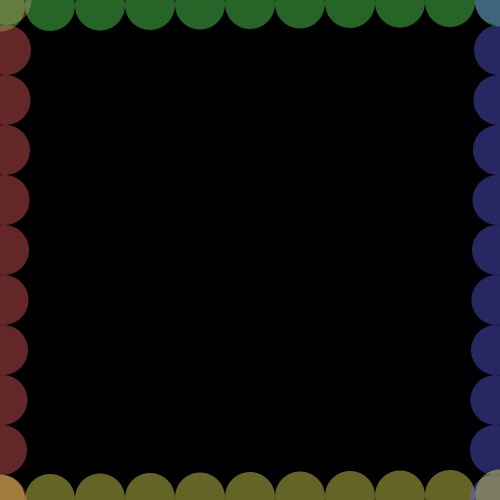
Frame 1 (no input)
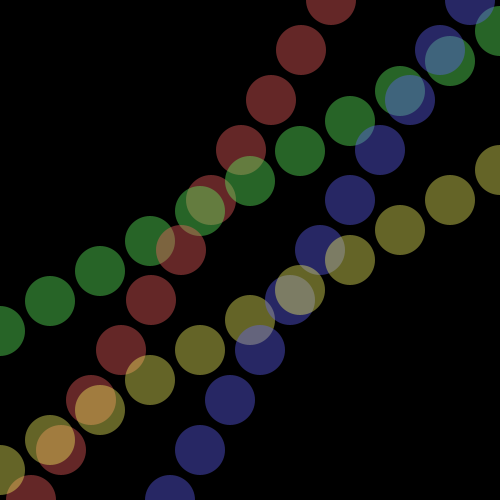
Frame 60 (the mouse pressed at the canvas centre just before this capture)
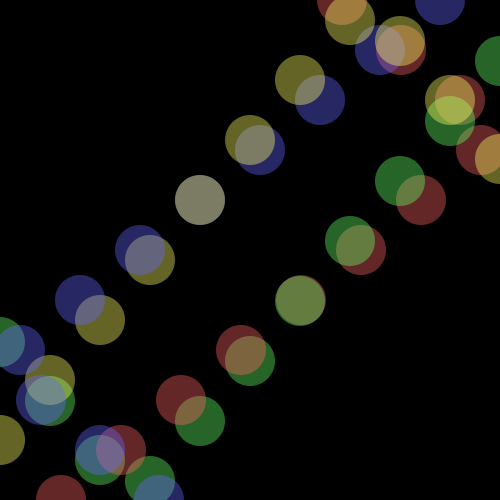
Frame 120 (the mouse held since frame 60 and released just before this capture)

The Processing sketch that drew these frames (run headless with seeded random() and noise(); from frame 60 on, the mouse is pressed at the canvas centre):

// Processing sketch: processing_166802
// ── processing_166802.pde

float[][] speed = {{5.5, 5, 4.5, 4, 3.5,3,2.5,2,1.5,1,0.5},   
                   {0.5, 1, 1.5, 2, 2.5,3,3.5,4,4.5,5,5.5}};
float[][] g = new float[2][11];
float[][] p = new float[2][11];
float maxSize = 500.0;
float minSize = 1.0;
 
 
void setup() {
  size(500, 500);
  background(0);
  smooth();
  noStroke();
  fill(0);
  
  for(int x = 0; x < 2; x++){   
    for(int y = 0; y < 11; y++){
      g[x][y] = minSize;
    }
  }
   for(int x = 0; x < 2; x++){   
    for(int y = 0; y < 11; y++){
      p[x][y] = maxSize;
    }
  }
}
 
void draw() {
 background(0);
for(int x = 0; x < 1;x++){
 for(int y = 0; y < 11; y++){
  g[x][y] = g[x][y] + speed[x][y];
  if(g[x][y] > maxSize || g[x][y] < minSize) speed[x][y] = -speed[x][y];
  fill(255,100,100,100);
  ellipse(g[x][y], 50*y, 50, 50); 
  fill(100,255,100,100);
  ellipse(50*y, g[x][y], 50, 50);
 }
}

for(int x = 1; x < 2;x++){
 for(int y = 0; y < 11; y++){
  p[x][y] = p[x][y] - speed[x][y];
  if(p[x][y] > maxSize || p[x][y] < minSize) speed[x][y] = -speed[x][y];
  fill(100,100,255,100);
  ellipse(p[x][y], 50*y, 50, 50);
  fill(255,255,100,100);
  ellipse(50*y, p[x][y], 50, 50);  
 }
}

  

}
